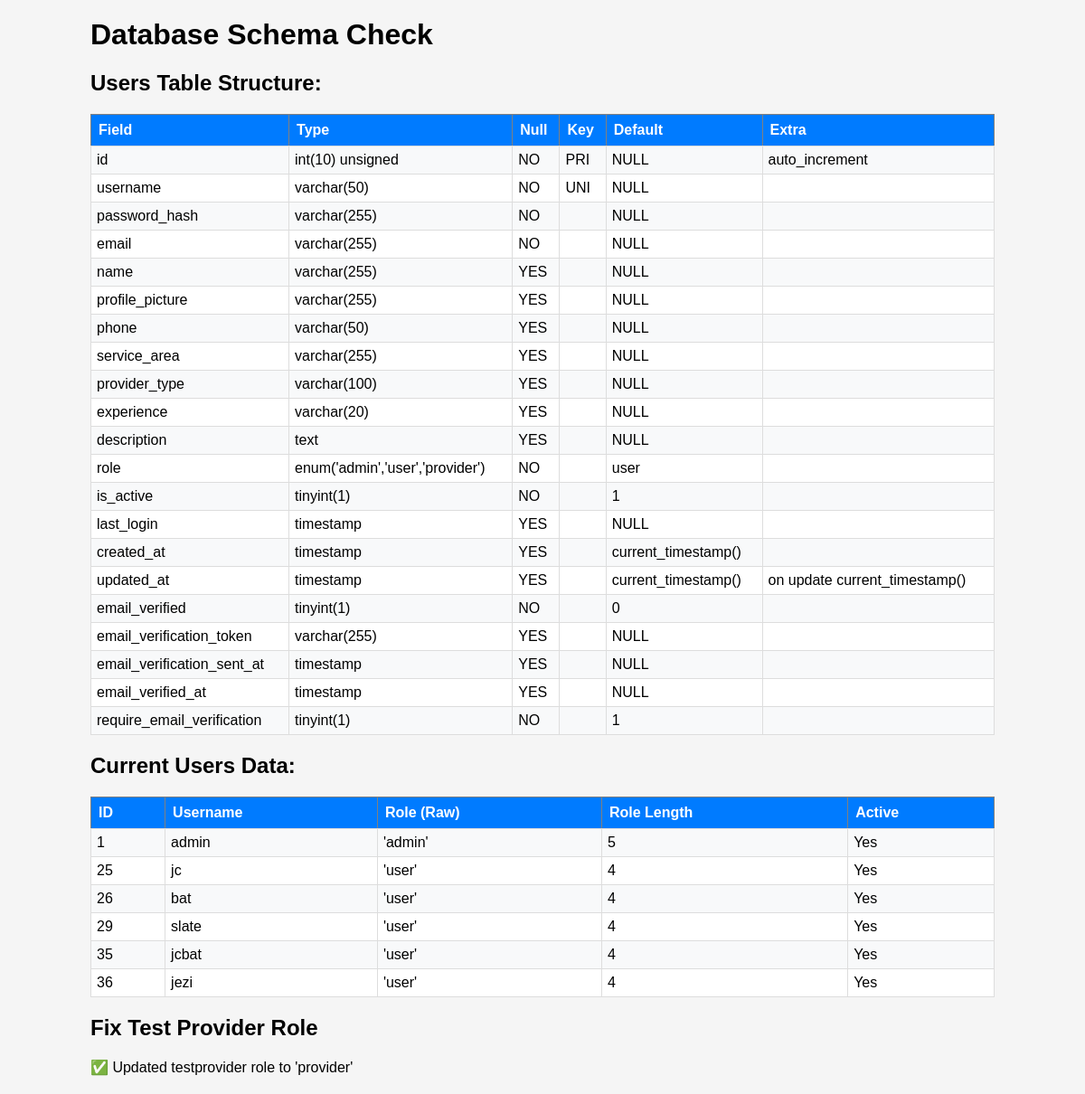
/check-schema.php, run on the app's committed database.
### tables this page shows
CREATE TABLE IF NOT EXISTS `users` (
  `id` int UNSIGNED NOT NULL AUTO_INCREMENT,
  `username` varchar(50) NOT NULL,
  `password_hash` varchar(255) NOT NULL,
  `email` varchar(255) NOT NULL,
  `name` varchar(255) DEFAULT NULL,
  `profile_picture` varchar(255) DEFAULT NULL,
  `phone` varchar(50) DEFAULT NULL,
  `service_area` varchar(255) DEFAULT NULL,
  `provider_type` varchar(100) DEFAULT NULL,
  `experience` varchar(20) DEFAULT NULL,
  `description` text,
  `role` enum('admin','user','provider') NOT NULL DEFAULT 'user',
  `is_active` tinyint(1) NOT NULL DEFAULT '1',
  `last_login` timestamp NULL DEFAULT NULL,
  `created_at` timestamp NULL DEFAULT CURRENT_TIMESTAMP,
  `updated_at` timestamp NULL DEFAULT CURRENT_TIMESTAMP ON UPDATE CURRENT_TIMESTAMP,
  `email_verified` tinyint(1) NOT NULL DEFAULT '0',
  `email_verification_token` varchar(255) DEFAULT NULL,
  `email_verification_sent_at` timestamp NULL DEFAULT NULL,
  `email_verified_at` timestamp NULL DEFAULT NULL,
  `require_email_verification` tinyint(1) NOT NULL DEFAULT '1',
  PRIMARY KEY (`id`),
  UNIQUE KEY `username` (`username`)
);

### check-schema.php (the view, shortened to what this page needs)
<?php
require_once 'db.php';
echo "<h1>Database Schema Check</h1>";
$result = $mysqli->query('DESCRIBE users');
echo "<h2>Users Table Structure:</h2>";
echo "<table border='1' cellpadding='5'>";
echo "<tr><th>Field</th><th>Type</th><th>Null</th><th>Key</th><th>Default</th><th>Extra</th></tr>";
while ($row = $result->fetch_assoc()) {
    echo "<tr>";
    echo "<td>{$row['Field']}</td>";
    echo "<td>{$row['Type']}</td>";
    echo "<td>{$row['Null']}</td>";
    echo "<td>" . ($row['Key'] ?? '') . "</td>";
    echo "<td>" . ($row['Default'] ?? 'NULL') . "</td>";
    echo "<td>" . ($row['Extra'] ?? '') . "</td>";
    echo "</tr>";
}
echo "</table>";
$result = $mysqli->query('SELECT id, username, role, is_active FROM users ORDER BY id');
echo "<h2>Current Users Data:</h2>";
echo "<table border='1' cellpadding='5'>";
echo "<tr><th>ID</th><th>Username</th><th>Role (Raw)</th><th>Role Length</th><th>Active</th></tr>";
while ($row = $result->fetch_assoc()) {
    echo "<tr>";
    echo "<td>{$row['id']}</td>";
    echo "<td>{$row['username']}</td>";
    echo "<td>'{$row['role']}'</td>";
    echo "<td>" . strlen($row['role']) . "</td>";
    echo "<td>" . ($row['is_active'] ? 'Yes' : 'No') . "</td>";
    echo "</tr>";
}
echo "</table>";
echo "<h2>Fix Test Provider Role</h2>";
$stmt = $mysqli->prepare("UPDATE users SET role = 'provider' WHERE username = 'testprovider'");
if ($stmt->execute()) {
    echo "<p>✅ Updated testprovider role to 'provider'</p>";
} else {
    echo "<p>❌ Failed to update role: " . $mysqli->error . "</p>";
}
?>

### check-schema.php (style rules this page uses)
table { width: 100%; background: white; border-collapse: collapse; margin: 10px 0; }
th { background: #007bff; color: white; padding: 8px; text-align: left; }
td { padding: 6px; border: 1px solid #ddd; }
tr:nth-child(even) { background: #f8f9fa; }

### data on the page
users: id "1", username "admin", role "admin", role "5", is_active "Yes"
users: id "25", username "jc", role "user", role "4", is_active "Yes"
users: id "26", username "bat", role "user", role "4", is_active "Yes"
users: id "29", username "slate", role "user", role "4", is_active "Yes"
users: id "35", username "jcbat", role "user", role "4", is_active "Yes"
users: id "36", username "jezi", role "user", role "4", is_active "Yes"

### other printed values
$row['Field'] "id"
$row['Type'] "int(10) unsigned"
$row['Null'] "NO"
$row['Key'] "PRI"
$row['Default'] "NULL"
$row['Extra'] "auto_increment"
$row['Field'] "username"
$row['Type'] "varchar(50)"
$row['Key'] "UNI"
$row['Field'] "password_hash"
$row['Type'] "varchar(255)"
$row['Field'] "email"
$row['Field'] "name"
$row['Null'] "YES"
$row['Field'] "profile_picture"
